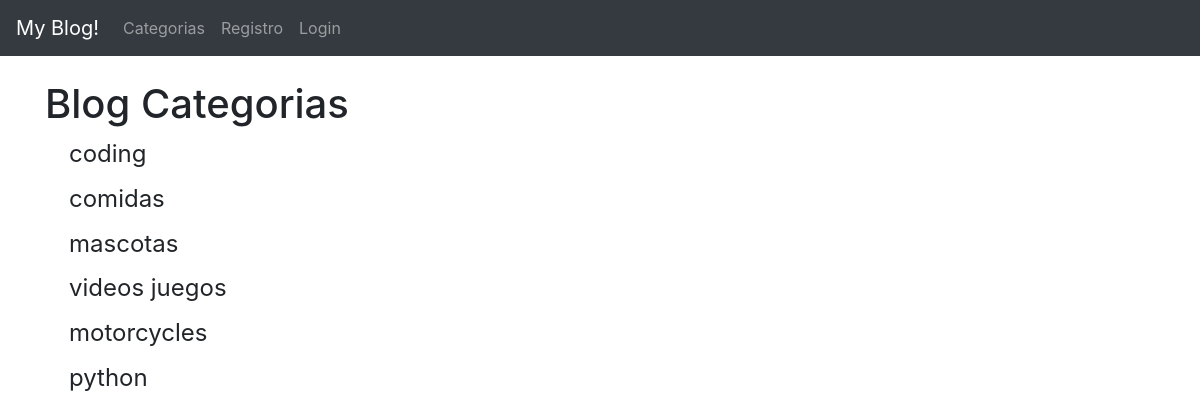
The page /category-list/ on the database its author committed.
### blogs/models.py (models this page shows, shortened)
class Category(models.Model):
	name = models.CharField(max_length=255)
	def __str__(self):
		return self.name

### blogs/views.py (the view)
# urls.py: path('category-list/', CategoryListView, name='category-list'),
def CategoryListView(request):
	cat_menu_list = Category.objects.all()
	return render(request, 'category_list.html', {'cat_menu_list':cat_menu_list})

### blogs/templates/category_list.html (shortened to what this page needs)
{% extends 'base.html' %}
{% block content %}
	<h1>Blog Categorias</h1>
		{% for item in cat_menu_list %}
           <h4><a class="dropdown-item" href="{% url 'category' item|slugify %}">{{ item }}</a></h4>
        {% endfor %}
{% endblock %}

### rows shown on the page
Category: name "coding"
Category: name "comidas"
Category: name "mascotas"
Category: name "videos juegos"
Category: name "motorcycles"
Category: name "python"
